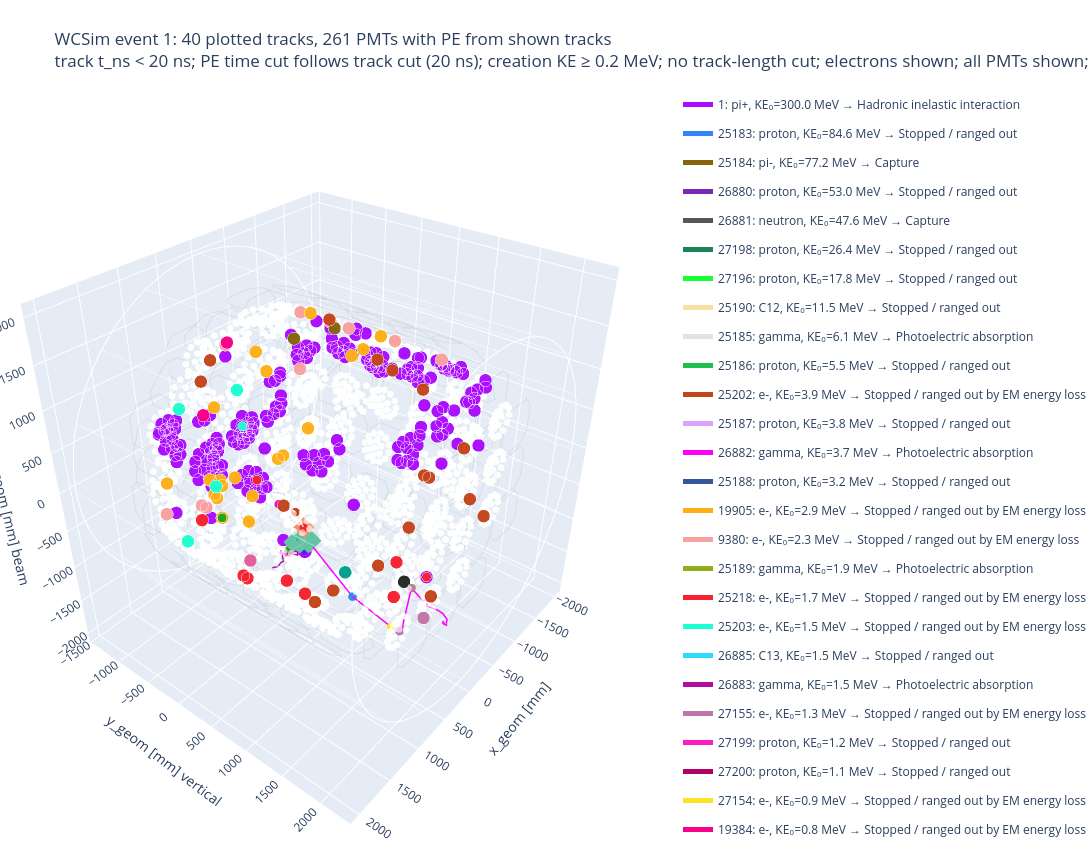

Here is the notebook cell this chart was saved with:
### Markdown cell above
The code in the cell below is meant to show the 3D event display, but the current network connection/browser may prevent it from appear. In that case, run the cell below it and click on the link that is printed.

### Code cell
event_number = 1 # Choose the event number you would like to display


# Here, we hand the plotter our two dataframes and customize what we actually want to plot
display3d = WCTEEventDisplay(
    df_sec,
    df_sec_ph,
    geometry_parent=geo_path,  # folder containing Geometry/ or the geometry .py files
)
# Default behaviour:
#   - track steps shown only for t_ns < 20
#   - PMT PE colouring uses the same 20 ns cut on pe_time_ns
#   - only tracks with creation KE >= 0.2 MeV are shown
#   - electrons are shown
#   - all PMTs are shown, with unhit ones grey
#   - mPMT slot numbers are shown
fig, summary, chosen, pmt_pe_df = display3d.plot_event(
    event_id=event_number,
    min_creation_ke_MeV=0.2,
    min_track_length_mm=None,
    time_cut_ns=20,
    show_terminal_process_markers=False, # Set this to True in order to see all interactions labelled on plot
    show_terminal_process_labels=False,   # marker only, no text in 3D
    terminal_process_in_track_legend=True, # Set this to True in order to see all interactions labelled in legend
)

fig.show()
